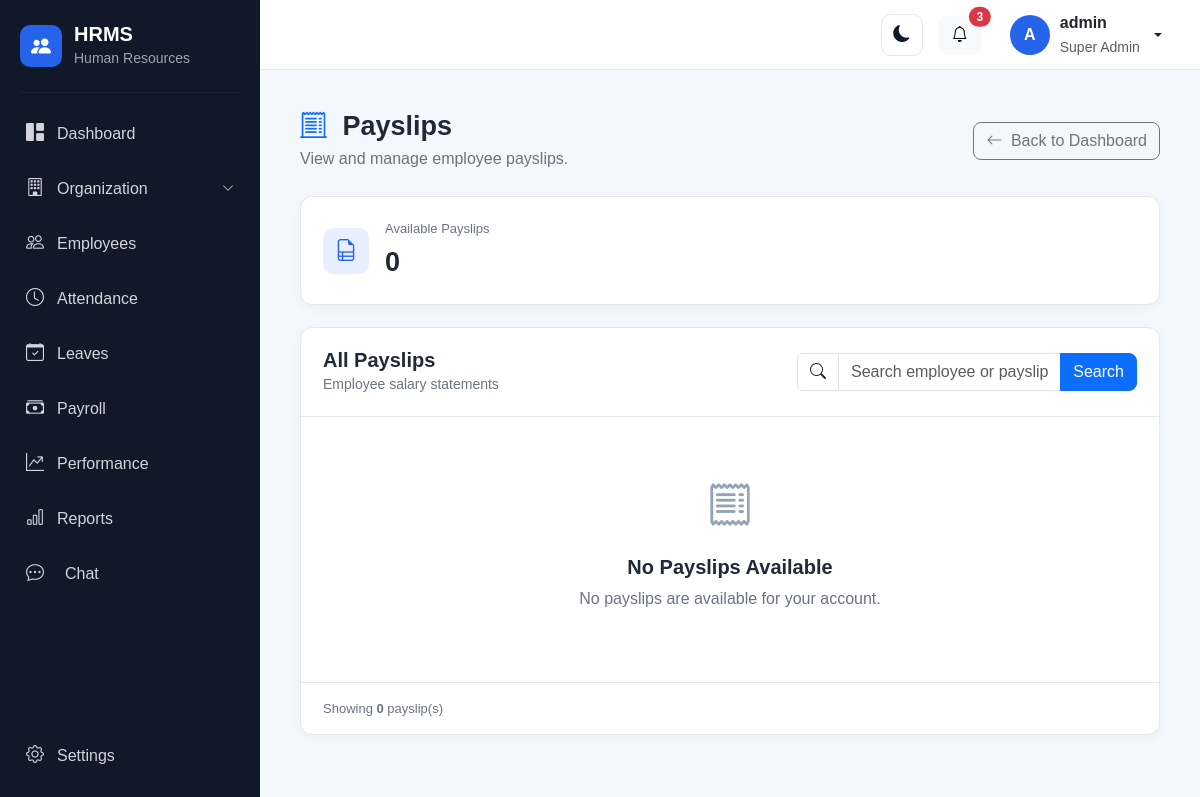
/payroll/payslips/ (signed in), run on the app's committed database.
### account/models.py (models this page shows, shortened)
class User(AbstractUser):
    class Role(models.TextChoices):
        SUPER_ADMIN = "SUPER_ADMIN", "Super Admin"
        HR_ADMIN = "HR_ADMIN", "HR Admin"
        MANAGER = "MANAGER", "Manager"
        EMPLOYEE = "EMPLOYEE", "Employee"
        RECRUITER = "RECRUITER", "Recruiter"
        PAYROLL_ADMIN = "PAYROLL_ADMIN", "Payroll Admin"
    objects = HRMSUserManager()
    role = models.CharField(
        max_length=30,
        choices=Role.choices,
        default=Role.EMPLOYEE,
    )
    phone = models.CharField(
        max_length=15,
        blank=True,
        null=True,
    )
    profile_picture = models.ImageField(
        upload_to="profile_pictures/",
        blank=True,
        null=True,
    )
    must_change_password = models.BooleanField(
        default=False,
        help_text="If enabled, the user must change their password after logging in.",
    )

### payroll/views.py (the view, shortened to what this page needs)
# urls.py: path("payslips/", views.payslip_list, name="payslip_list"),
@login_required
def payslip_list(request):
    current_employee = require_payroll_access(request)
    if not current_employee:
        return HttpResponseForbidden(
            "You do not have permission to view payslips."
        )
    accessible_records = get_accessible_payroll_queryset(request)
    payslips = Payslip.objects.filter(
        payroll_record__in=accessible_records
    ).select_related(
        "payroll_record",
        "payroll_record__employee",
        "payroll_record__employee__company",
        "payroll_record__employee__department",
        "payroll_record__period",
    ).order_by(
        "-payroll_record__period__year",
        "-payroll_record__period__month",
        "payroll_record__employee__first_name",
    )
    search = request.GET.get("search", "").strip()
    context = {
        "payslips": payslips,
        "search": search,
        "current_employee": current_employee,
    }
    return render(
        request,
        "payroll/payslip_list.html",
        context,
    )

### templates/payroll/payslip_list.html (shortened to what this page needs)
{% extends "base.html" %}
{% block content %}
</head>
<body>
    <div class="page-container">
        <div class="page-header">
            <div>
                <h1 class="page-title">
                    <i class="bi bi-receipt-cutoff text-primary me-2"></i>
                    Payslips
                </h1>
                <p class="page-subtitle">View and manage employee payslips.</p>
            </div>
            <a href="{% url 'payroll:payroll_dashboard' %}" class="btn btn-outline-secondary">
                <i class="bi bi-arrow-left me-1"></i> Back to Dashboard
            </a>
        </div>
        <div class="summary-card">
            <div class="d-flex align-items-center gap-3">
                <div class="summary-icon">
                    <i class="bi bi-file-earmark-ruled"></i>
                </div>
                <div>
                    <div class="summary-label mt-0">Available Payslips</div>
                    <div class="summary-number" id="totalPayslips">
                        {{ payslips|length }}
                    </div>
                </div>
            </div>
        </div>
        <div class="table-card">
            <div class="table-heading">
                <div>
                    <h5>All Payslips</h5>
                    <small class="text-secondary">Employee salary statements</small>
                </div>
                <form method="get" class="search-box">
                    <div class="input-group">
                        <span class="input-group-text bg-white">
                            <i class="bi bi-search"></i>
                        </span>
                        <input type="text" name="search" id="searchInput" class="form-control"
                            placeholder="Search employee or payslip..." value="{{ search|default:'' }}">
                        <button type="submit" class="btn btn-primary">Search</button>
                    </div>
                </form>
            </div>
            <div class="table-responsive">
                {% if payslips %}
                <table class="table table-hover" id="payslipTable">
                    <thead>
                        <tr>
                            <th>Payslip Number</th>
                            <th>Employee</th>
                            <th>Pay Period</th>
                            <th>Net Salary</th>
                            <th>Generated Date</th>
                            <th>Status</th>
                            <th>Action</th>
                        </tr>
                    </thead>
                    <tbody>
                        {% for payslip in payslips %}
                        <tr>
                            <td>
                                <span class="payslip-number">
                                    {{ payslip.payslip_number|default:"-" }}
                                </span>
                            </td>
                            <td>
                                <div class="employee-name">
                                    {{ payslip.payroll_record.employee.get_full_name|default:"-" }}
                                </div>
                                <div class="employee-id">
                                    {{ payslip.payroll_record.employee.employee_id|default:"-" }}
                                </div>
                            </td>
                            <td>
                                {{ payslip.payroll_record.period.display_name|default:"-" }}
                            </td>
                            <td class="fw-semibold">
                                ₹{{ payslip.payroll_record.net_salary|floatformat:2 }}
                            </td>
                            <td>
                                {% if payslip.generated_at %}
                                {{ payslip.generated_at|date:"d M Y" }}
                                {% else %}
                                -
                                {% endif %}
                            </td>
                            <td>
                                {% with status=payslip.payroll_record.period.status %}
                                {% if status == "PAID" %}
                                <span class="status-badge status-published">
                                    <i class="bi bi-check-circle me-1"></i> Paid
                                </span>
                                {% elif status == "PROCESSED" %}
                                <span class="status-badge status-published">
                                    <i class="bi bi-check-circle me-1"></i> Processed
                                </span>
                                {% elif status == "PROCESSING" %}
                                <span class="status-badge status-draft">
                                    <i class="bi bi-clock me-1"></i> Processing
                                </span>
                                {% elif status == "CANCELLED" %}
                                <span class="status-badge status-draft">
                                    <i class="bi bi-x-circle me-1"></i> Cancelled
                                </span>
                                {% else %}
                                <span class="status-badge status-draft">
                                    <i class="bi bi-clock me-1"></i> Draft
                                </span>
                                {% endif %}
                                {% endwith %}
                            </td>
                            <td>
                                <a href="{% url 'payroll:payslip_detail' payslip.payroll_record.pk %}" class="view-btn">
                                    <i class="bi bi-eye me-1"></i> View Payslip
                                </a>
                            </td>
                        </tr>
                        {% endfor %}
                    </tbody>
                </table>
                {% else %}
                <div class="empty-state">
                    <i class="bi bi-receipt"></i>
                    <h5>No Payslips Available</h5>
                    {% if search %}
                    <p>No payslips match your search for "{{ search }}".</p>
                    <a href="{% url 'payroll:payslip_list' %}" class="btn btn-outline-primary">
                        Clear Search
                    </a>
                    {% else %}
                    <p>No payslips are available for your account.</p>
                    {% endif %}
                </div>
                {% endif %}
            </div>
            <div class="pagination-info">
                Showing <strong>{{ payslips|length }}</strong>
                payslip(s)
            </div>
        </div>
    </div>
{% endblock %}

### templates/base.html (shortened to what this page needs)
{% load static %}
<!DOCTYPE html>
<html lang="en">
<head>
    <link href="https://cdn.jsdelivr.net/npm/bootstrap@5.3.3/dist/css/bootstrap.min.css" rel="stylesheet">
    <link rel="stylesheet" href="https://cdn.jsdelivr.net/npm/bootstrap-icons@1.11.3/font/bootstrap-icons.min.css">
    <link rel="stylesheet" href="{% static 'css/style.css' %}">
</head>
<body>
    <div class="d-flex min-vh-100">
        <aside class="sidebar" id="sidebar">
            <div class="sidebar-brand">
                <div class="brand-icon">
                    <i class="bi bi-people-fill"></i>
                </div>
                <div>
                    <h5 class="mb-0">
                        HRMS
                    </h5>
                    <small>
                        Human Resources
                    </small>
                </div>
            </div>
            <hr>
            <nav class="sidebar-menu">
                <a href="{% url 'dashboard' %}" class="sidebar-link">
                    <i class="bi bi-grid-1x2-fill"></i>
                    <span>
                        Dashboard
                    </span>
                </a>
                {% if user.role == "SUPER_ADMIN" %}
                <a class="sidebar-link" data-bs-toggle="collapse" href="#organizationMenu" role="button"
                    aria-expanded="false" aria-controls="organizationMenu">
                    <i class="bi bi-building"></i>
                    <span class="flex-grow-1">
                        Organization
                    </span>
                    <i class="bi bi-chevron-down organization-arrow"></i>
                </a>
                {% endif %}
                <a href="{% url 'employee_list' %}" class="sidebar-link">
                    <i class="bi bi-people"></i>
                    <span>
                        Employees
                    </span>
                </a>
                <a href="{% url 'attendance_dashboard' %}" class="sidebar-link">
                    <i class="bi bi-clock"></i>
                    <span>
                        Attendance
                    </span>
                </a>
                <a href="{% url 'leave_dashboard' %}" class="sidebar-link">
                    <i class="bi bi-calendar-check"></i>
                    <span>
                        Leaves
                    </span>
                </a>
                <a href="{% url 'payroll:payroll_dashboard' %}" class="sidebar-link">
                    <i class="bi bi-cash-stack"></i>
                    <span>
                        Payroll
                    </span>
                </a>
                <a href="{% url 'performance:dashboard' %}" class="sidebar-link">
                    <i class="bi bi-graph-up-arrow"></i>
                    <span>
                        Performance
                    </span>
                </a>
                {% if user.role == "HR_ADMIN" or user.role == "SUPER_ADMIN" %}
                <a href="{% url 'reports:dashboard' %}" class="sidebar-link">
                    <i class="bi bi-bar-chart"></i>
                    <span>
                        Reports
                    </span>
                </a>
                {% endif %}
                <a href="{% url 'chat:home' %}"
                    class="sidebar-link {% if request.resolver_match.namespace == 'chat' %}active{% endif %}">
                    <i class="bi bi-chat-dots me-2"></i>
                    <span>Chat</span>
                </a>
            </nav>
            <div class="sidebar-bottom">
                <a href="{% url 'settings' %}" class="sidebar-link">
                    <i class="bi bi-gear"></i>
                    <span>
                        Settings
                    </span>
                </a>
            </div>
        </aside>
        <div class="main-wrapper">
            <nav class="top-navbar">
                <div class="ms-auto d-flex align-items-center gap-3">
                    <button type="button" class="btn theme-toggle" id="themeToggle" aria-label="Switch to dark mode"
                        title="Switch to dark mode">
                        <i class="bi bi-moon-fill" id="themeToggleIcon"></i>
                    </button>
                    <button type="button" class="btn btn-light position-relative">
                        <i class="bi bi-bell"></i>
                        <span class="position-absolute top-0 start-100 translate-middle badge rounded-pill bg-danger">
                            3
                        </span>
                    </button>
                    <div class="dropdown">
                        <button type="button" class="btn user-menu dropdown-toggle" data-bs-toggle="dropdown">
                            <div class="user-avatar">
                                {{ user.first_name|first|default:user.username|first|upper }}
                            </div>
                            <div class="d-none d-md-block text-start">
                                <div class="fw-semibold">
                                    {{ user.get_full_name|default:user.username }}
                                </div>
                                <small class="text-muted">
                                    {{ user.get_role_display }}
                                </small>
                            </div>
                        </button>
                    </div>
                </div>
            </nav>
            <main class="content-area">
                {% block content %}
                {% endblock %}
            </main>
        </div>
    </div>
</body>
</html>

### data on the page
User: first_name|first "A", get_full_name "admin", role "Super Admin"

### other printed values
{{ payslips|length }} "0"
